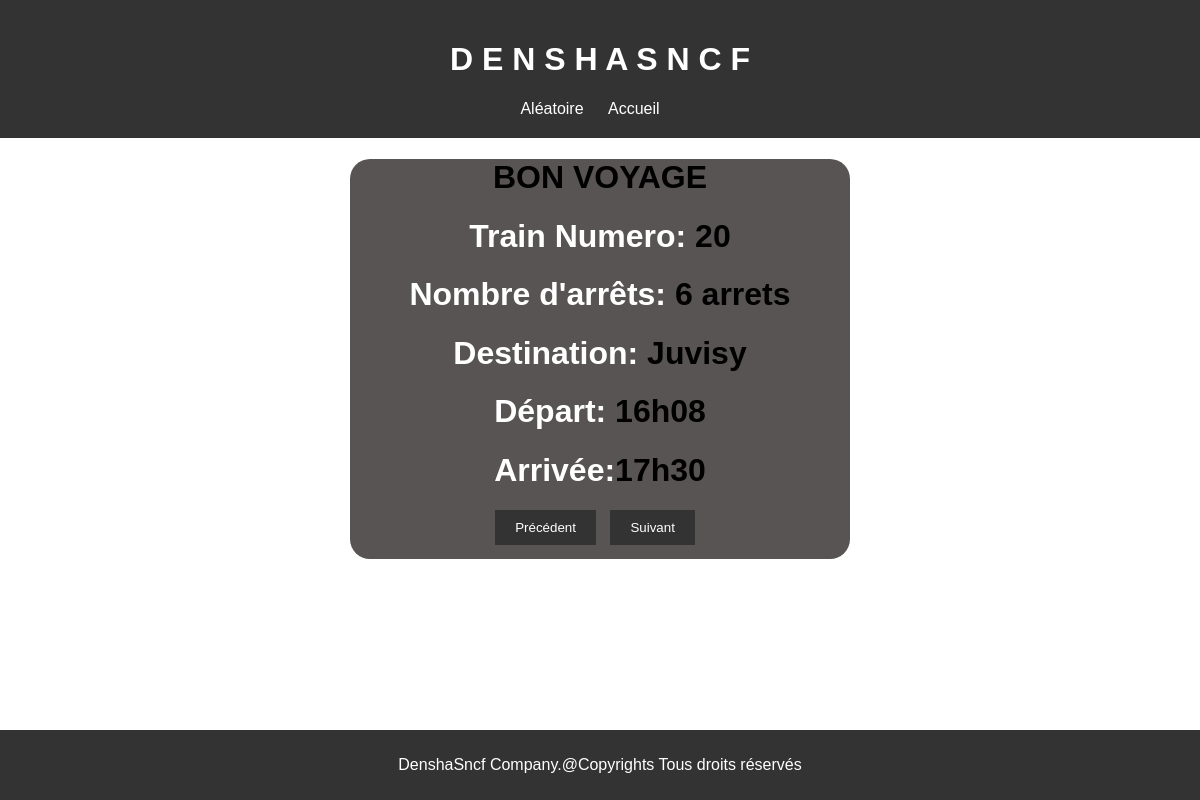
The app's page /ratp/show/20, older data.
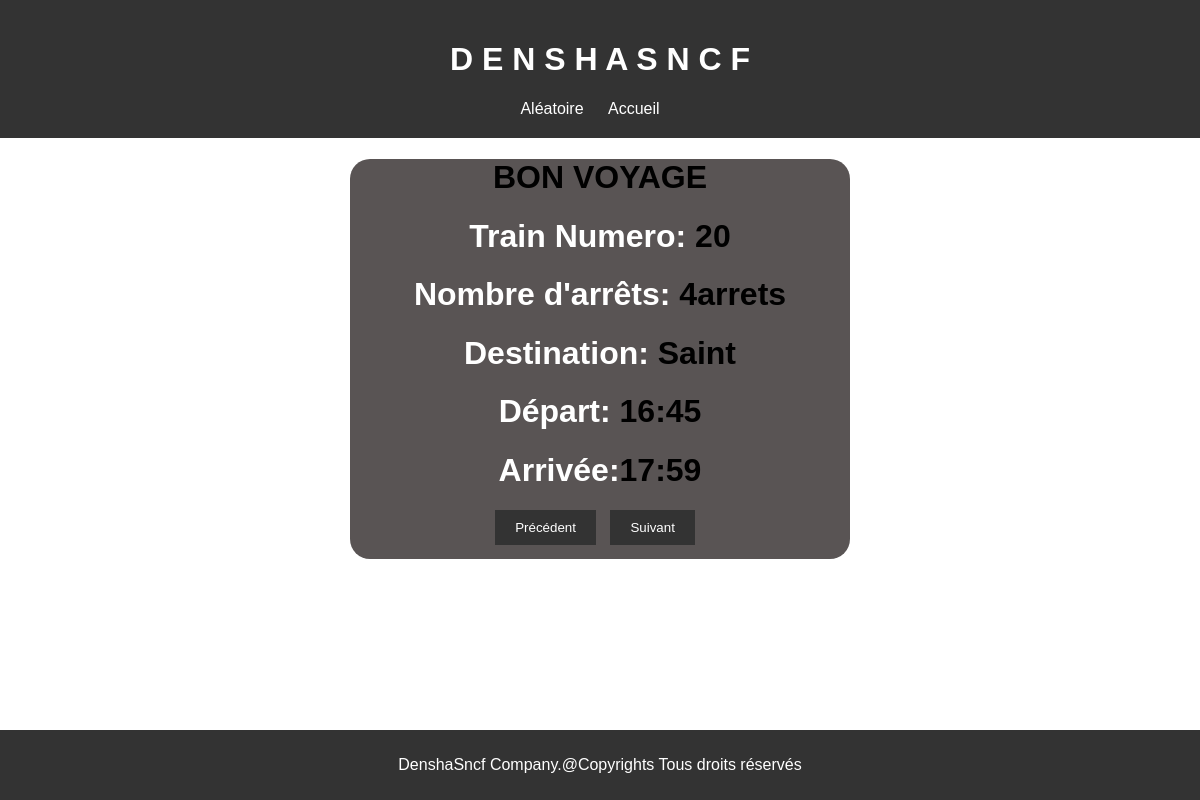
The same page, newer data.
### ratp/models.py (models this page shows)
class Train(models.Model):
    id=models.AutoField(primary_key=True)
    arrets=models.CharField(max_length=100)
    destination=models.CharField(max_length=100)
    depart=models.CharField(max_length=100)
    arrivee=models.CharField(max_length=105)

### ratp/views.py (the view)
# urls.py: path('show/<body>',views.show, name="show" ),
def show(request,body):
    a=int(body)
    trai=Train.objects.all()[a-1]
    long=len(Train.objects.all())
    return render(request,"ratp/show.html",{
        "id":trai.id,
        "arrets":trai.arrets,
        "destination":trai.destination,
        "depart":trai.depart,
        "arrive":trai.arrivee,
        "len":long
    })

### ratp/templates/ratp/show.html (shortened to what this page needs)
{% load static %}
<!DOCTYPE html>
<html lang="en">
<head>
    <link rel="stylesheet" href="{% static 'ratp/CSS/show.css' %}">
</head>
<body>
    <header>
        <h1>D E N S H A S N C F</h1>
        <nav>
            <ul>
                <li><a href="../random">Aléatoire</a></li>
                <li><a href="../index">Accueil</a></li>
            </ul>
        </nav>
    </header>
    <div id="container">
        <h1>BON VOYAGE</h1>
        <div class="info">
            <h1><span>Train Numero: </span> {{id}}</h1>
            <h1><span>Nombre d'arrêts: </span>{{arrets}}</h1>
            <h1><span>Destination: </span>{{destination}}</h1>
            <h1><span>Départ: </span>{{depart}}</h1>
            <h1><span>Arrivée:</span>{{arrive}}</h1>
        </div>
        <div class="bouton">
            <button id="moins">Précédent</button>
            <button id="plus">Suivant</button>
        </div>
    </div>
    <footer>
        <p>DenshaSncf Company.@Copyrights Tous droits réservés</p>
    </footer>
</body>
</html>

### ratp/static/ratp/CSS/show.css (style rules this page uses)
body { font-family: Arial, sans-serif; margin: 0; padding: 0; }
header { background-color: #333; color: #fff; padding: 20px; text-align: center; }
nav ul { list-style-type: none; margin: 0; padding: 0; }
nav ul li { display: inline; margin-right: 20px; }
nav ul li a { color: #fff; text-decoration: none; }
#container { margin: 20px auto; text-align: center; border-radius: 20px; width: 500px; height: 400px; background-color: #595454; }
span { color: white; }
.bouton button { background-color: #333; color: #fff; padding: 10px 20px; border: none; cursor: pointer; margin-right: 10px; }
footer { background-color: #333; color: #fff; text-align: center; padding: 10px 0; position: fixed; bottom: 0; width: 100%; }

Row changes from the older to the newer data that the page shows:
changed Train: arrets "6 arrets" → "4arrets"; destination "Juvisy" → "Saint"; depart "16h08" → "16:45"; arrivee "17h30" → "17:59"
